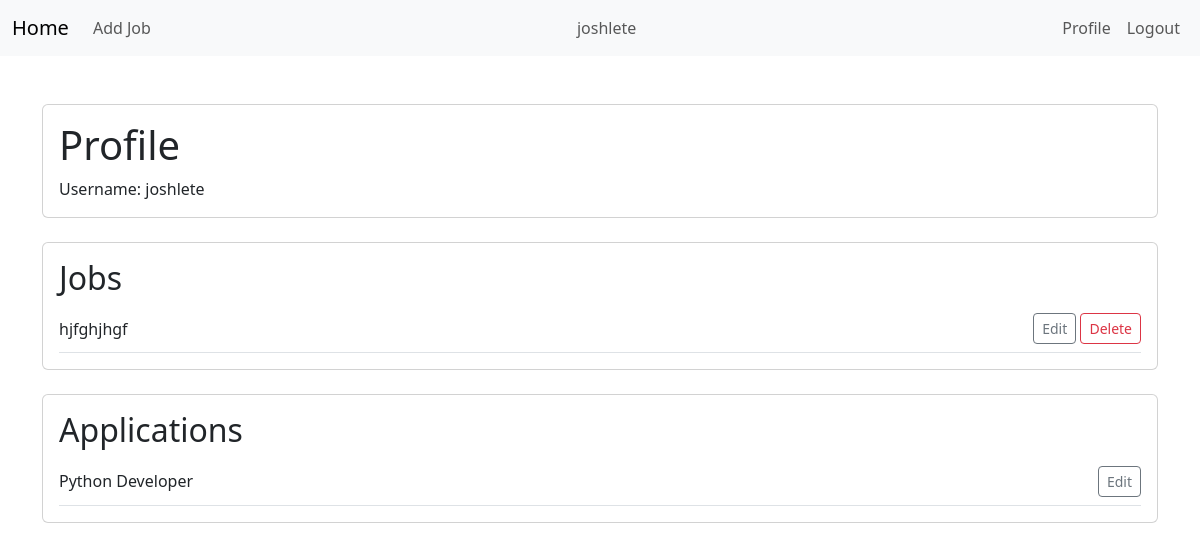
The page /profile/ (signed in) on the database as committed earlier.
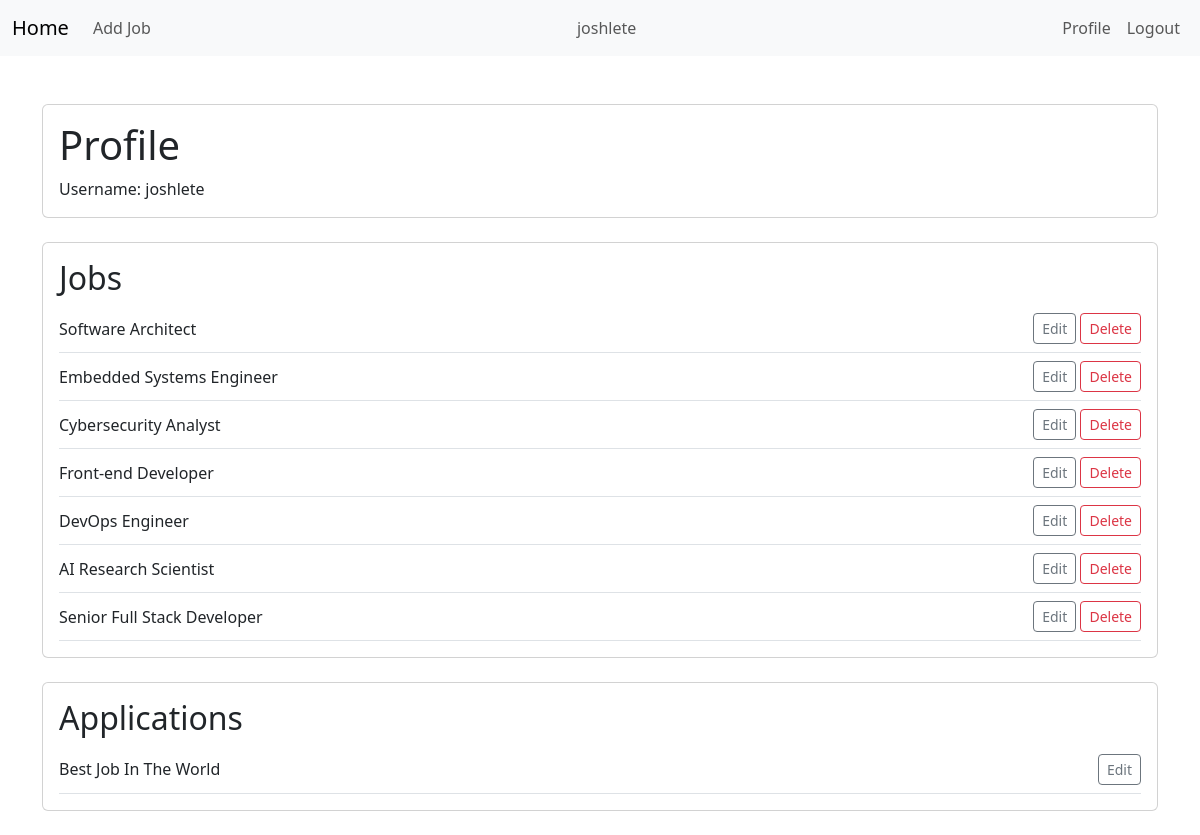
The same page on the database as committed later.
### jobs/models.py (models this page shows, shortened)
class Job(models.Model):
    user = models.ForeignKey(User, null=True, blank=True, on_delete=models.CASCADE)
    title = models.CharField(max_length=100)
    company = models.CharField(max_length=100)
    description = models.TextField(null=True, blank=True)
    location = models.CharField(max_length=100)
    deadline = models.DateTimeField()
    updated_at = models.DateTimeField(auto_now=True)
    created_at = models.DateTimeField(auto_now_add=True)
    available = models.BooleanField(default=True)
    class Meta:
        ordering = ["-updated_at", "-created_at"]

class JobApplication(models.Model):
    job = models.ForeignKey(Job, on_delete=models.CASCADE)
    user = models.ForeignKey(User, on_delete=models.CASCADE)
    email = models.EmailField(null=True)
    resume = models.TextField(null=True)
    cover_letter = models.TextField(null=True, blank=True)
    created_at = models.DateTimeField(auto_now_add=True)
    class Meta:
        unique_together = ("job", "user")

### jobs/views.py (the view)
# urls.py: path("profile/", views.profile, name="profile"),
def profile(request):
    jobs = Job.objects.filter(user=request.user)
    applications = JobApplication.objects.filter(user=request.user)
    context = {
        "jobs": jobs,
        "applications": applications,
    }
    return render(request, "profile.html", context)

### jobs/templates/profile.html
{% extends 'main.html' %}
{% block content %}
<div class="container mt-5">
  <div class="card mb-4">
    <div class="card-body">
      <h1 class="card-title">Profile</h1>
      <p class="card-text">Username: {{ user.username }}</p>
    </div>
  </div>
  <div class="card mb-4">
    <div class="card-body">
      <h2 class="card-title">Jobs</h2>
      {% for job in jobs %}
      <div class="d-flex justify-content-between align-items-center border-bottom py-2">
        <span>{{ job.title }}</span>
        <div>
          <a href="{% url 'update-job' job.id %}" class="btn btn-outline-secondary btn-sm">Edit</a>
          <a href="{% url 'delete-job' job.id %}" class="btn btn-outline-danger btn-sm">Delete</a>
        </div>
      </div>
      {% endfor %}
    </div>
  </div>
  <div class="card mb-4">
    <div class="card-body">
      <h2 class="card-title">Applications</h2>
      {% for application in applications %}
      <div class="d-flex justify-content-between align-items-center border-bottom py-2">
        <span>{{ application.job.title }}</span>
        <div>
          <a href="{% url 'update-application' application.id %}" class="btn btn-outline-secondary btn-sm">Edit</a>
        </div>
      </div>
      {% endfor %}
    </div>
  </div>
</div>
{% endblock %}

### templates/main.html (shortened to what this page needs)
<!DOCTYPE html>
{% load static %}
<html lang="en">
    <head>
        <link href="https://cdn.jsdelivr.net/npm/bootstrap@5.3.3/dist/css/bootstrap.min.css" rel="stylesheet" />
        <link href="https://cdn.jsdelivr.net/npm/bootstrap-icons/font/bootstrap-icons.css" rel="stylesheet" />
        <link rel="stylesheet" type="text/css" media="screen" href="{% static 'css/main.css' %}" />
    </head>
    <body>
        {% include 'navbar.html' %}
        {% block content %}{% endblock %}
    </body>
</html>

### templates/navbar.html (shortened to what this page needs)
<nav class="navbar navbar-expand-lg navbar-light bg-light">
    <div class="container-fluid">
        <a class="navbar-brand" href="/">Home</a>
        <div class="collapse navbar-collapse" id="navbarNav">
            <ul class="navbar-nav me-auto">
                {% if request.user.is_authenticated %}
                <li class="nav-item">
                    <a class="nav-link" href="{% url 'create-job' %}">Add Job</a>
                </li>
                {% endif %}
            </ul>
            <div class="navbar-center mx-auto">
                <span class="navbar-text">
                    {% if request.user.is_authenticated %}
                    {{ request.user.username }}
                    {% endif %}
                </span>
            </div>
            <ul class="navbar-nav ms-auto">
                {% if request.user.is_authenticated %}
                <li class="nav-item">
                    <a class="nav-link" href="{% url 'profile' %}">Profile</a>
                </li>
                <li class="nav-item">
                    <a class="nav-link" href="{% url 'logout' %}">Logout</a>
                </li>
                {% endif %}
            </ul>
        </div>
    </div>
</nav>

Rows that differ between the two databases and show on the page:
removed Job: title "hjfghjhgf"
removed JobApplication: job "Python Developer"
added Job: title "Software Architect"
added Job: title "Embedded Systems Engineer"
added Job: title "Cybersecurity Analyst"
added Job: title "Front-end Developer"
added Job: title "DevOps Engineer"
added Job: title "AI Research Scientist"
added Job: title "Senior Full Stack Developer"
added JobApplication: job "Best Job In The World"
